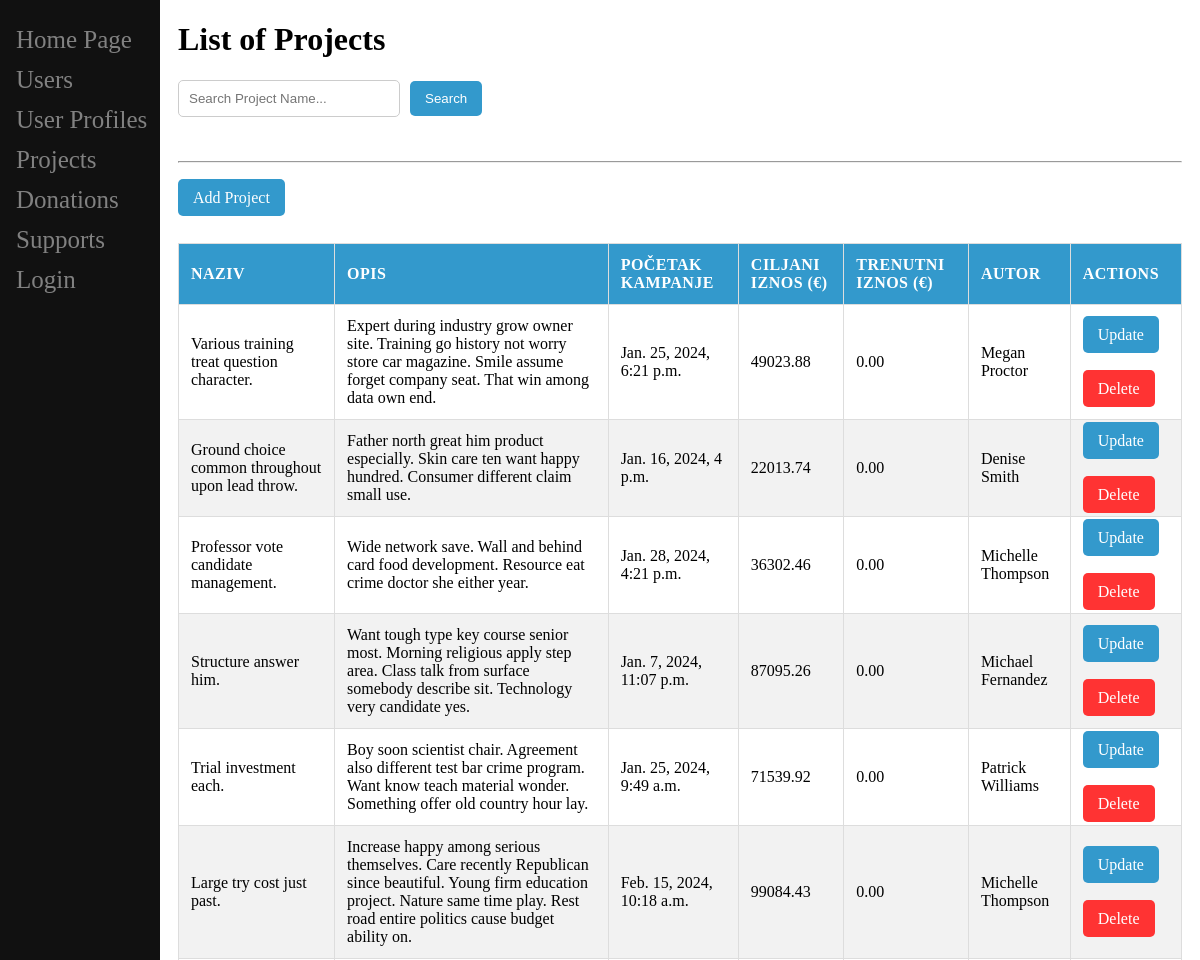
Before: /project/ (upper part) with the older database file.
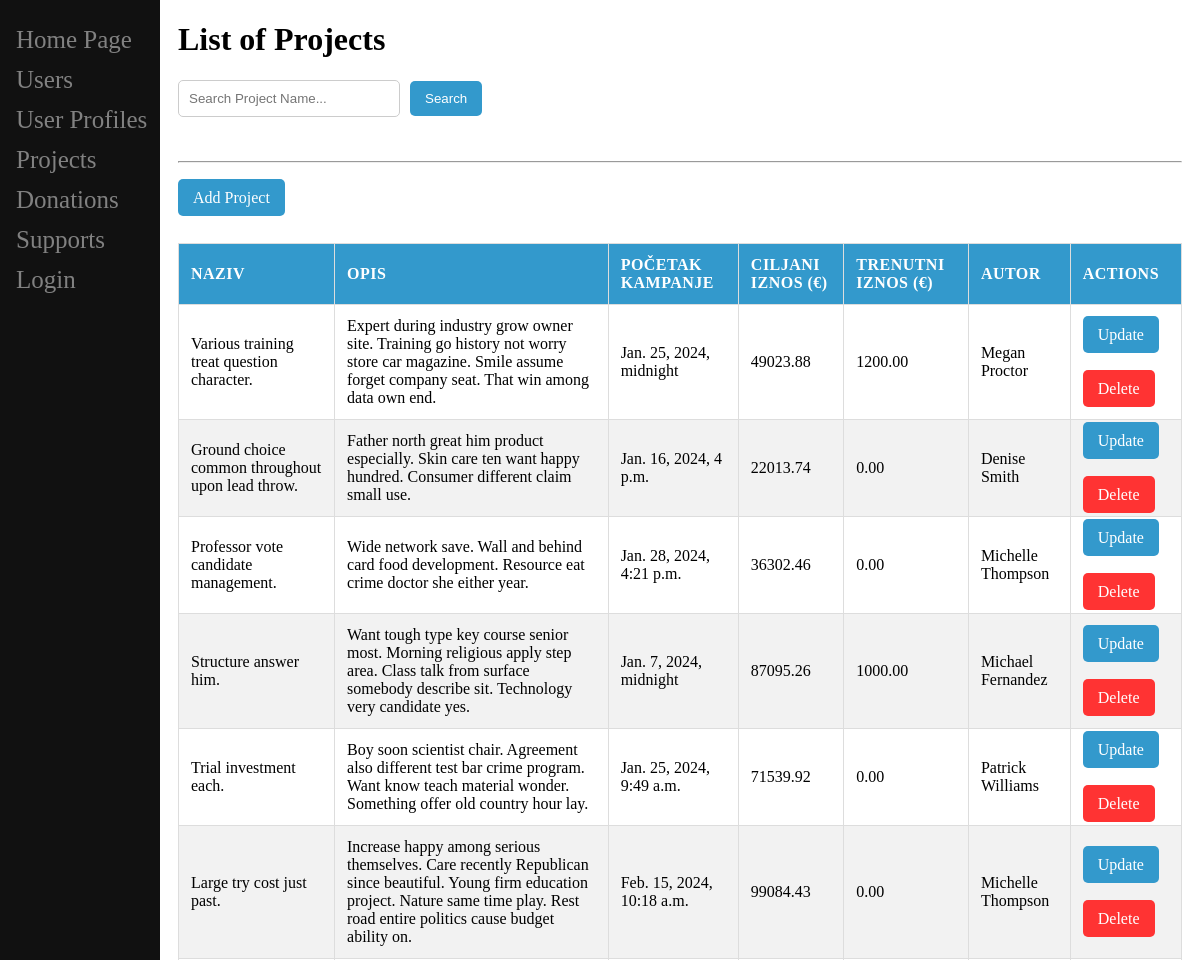
After: the same page with the newer database file.
### main/models.py (models this page shows, shortened)
class Project(models.Model):
    naziv = models.CharField(max_length=255)
    opis = models.TextField()
    pocetak_kampanje = models.DateTimeField()
    zavrsetak_kampanje = models.DateTimeField()
    ciljani_iznos = models.DecimalField(max_digits=10, decimal_places=2)
    trenutni_iznos = models.DecimalField(max_digits=10, decimal_places=2, default=0)
    autor = models.ForeignKey(User, on_delete=models.CASCADE, related_name='projects')

### main/views.py (the view)
# urls.py: path('project/', ProjectList.as_view(), name='project_list'),
class ProjectList(ListView):
    model = Project
    template_name = 'main/project_list.html'
    context_object_name = 'project_list'
    def get_queryset(self):
        return Project.objects.all()

### main/templates/main/project_list.html (shortened to what this page needs)
{% extends "base_generic.html" %}
{% block content %}
<h1>List of Projects</h1>
<form id="search-form">
  <input type="text" id="search-input" name="search" placeholder="Search Project Name...">
  <button type="button" id="search-button" onclick="filterProjects()">Search</button>
</form>
<br><br>
<hr><br>
<a href="{% url 'main:add' %}" class="action-button">Add Project</a>
<br><br><br>
<table id="project-table" class="responsive-table">
  <thead>
    <tr>
      <th>Naziv</th>
      <th>Opis</th>
      <th>Početak kampanje</th>
      <th>Ciljani iznos (€)</th>
      <th>Trenutni iznos (€)</th>
      <th>Autor</th>
      <th>Actions</th>
    </tr>
  </thead>
  <tbody>
    {% for project in project_list %}
    <tr>
      <td>{{ project.naziv }}</td>
      <td>{{ project.opis }}</td>
      <td>{{ project.pocetak_kampanje }}</td>
      <td>{{ project.ciljani_iznos }}</td>
      <td>{{ project.trenutni_iznos }}</td>
      <td>{% if project.autor.first_name or project.autor.last_name %}{{ project.autor.first_name }} {{project.autor.last_name }} {% else %}{{ project.autor.username }}{% endif %}</td>
      <td>
        <a href="{% url 'main:update' pk=project.pk %}" class="action-button" style="text-decoration: none;">Update</a>
        <br><br><br>
        <a href="{% url 'main:delete' pk=project.pk %}" class="delete-button" style="text-decoration: none;">Delete</a>
      </td>
    </tr>
    {% endfor %}
  </tbody>
</table>
{% endblock %}

Changed rows visible on the page:
changed Project "Various training treat question character.": pocetak_kampanje "Jan. 25, 2024, 6:21 p.m." → "Jan. 25, 2024, midnight"; trenutni_iznos "0.00" → "1200.00"
changed Project "Structure answer him.": pocetak_kampanje "Jan. 7, 2024, 11:07 p.m." → "Jan. 7, 2024, midnight"; trenutni_iznos "0.00" → "1000.00"
